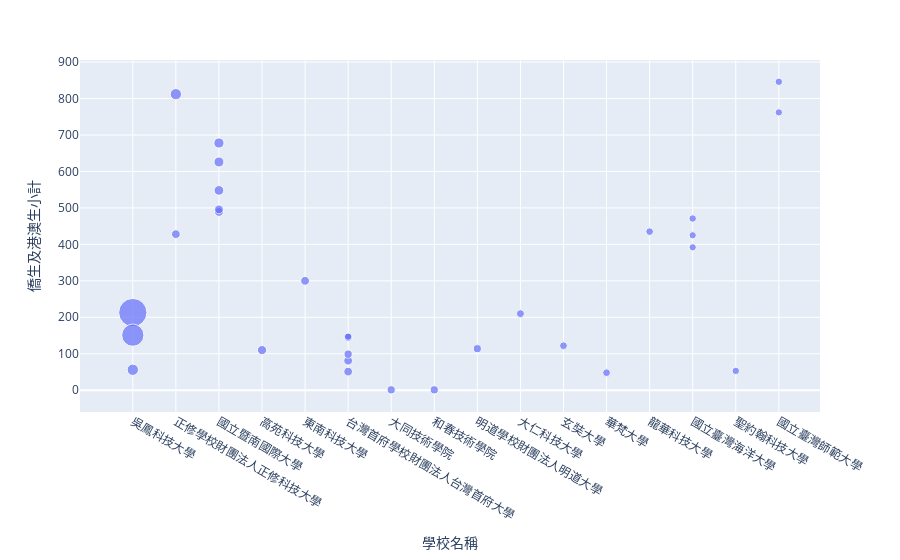

The cell this chart's notebook holds for it:
### Code cell
fig = px.scatter(percentage_of_overseas_students.head(30), x="學校名稱", y="僑生及港澳生小計",
                 size="僑生及港澳生在學校比例")
fig.show()

### Figure 1 — Plotly figure (JSON) as saved in the notebook; plotly's stock layout.template omitted (floating-point values rounded to 4 significant figures)
{"data": [{"hovertemplate": "學校名稱=%{x}<br>僑生及港澳生小計=%{y}<br>僑生及港澳生在學校比例=%{marker.size}<extra></extra>", "legendgroup": "", "marker": {"color": "#636efa", "size": [100, 61.89, 16.05, 15.88, 13.02, 12.52, 11.78, 10.57, 9.82, 9.69, 9.66, 9.54, 9.48, 9.46, 8.47, 8.33, 8.33, 8.29, 8.1, 7.98, 7.65, 7.52, 7.38, 7, 6.97, 6.95, 6.77, 6.69, 6.67, 6.65], "sizemode": "area", "sizeref": 0.25, "symbol": "circle"}, "mode": "markers", "name": "", "orientation": "v", "showlegend": false, "type": "scatter", "x": ["吳鳳科技大學", "吳鳳科技大學", "吳鳳科技大學", "正修學校財團法人正修科技大學", "國立暨南國際大學", "國立暨南國際大學", "國立暨南國際大學", "高苑科技大學", "國立暨南國際大學", "東南科技大學", "國立暨南國際大學", "台灣首府學校財團法人台灣首府大學", "正修學校財團法人正修科技大學", "台灣首府學校財團法人台灣首府大學", "台灣首府學校財團法人台灣首府大學", "大同技術學院", "和春技術學院", "台灣首府學校財團法人台灣首府大學", "明道學校財團法人明道大學", "大仁科技大學", "玄奘大學", "華梵大學", "龍華科技大學", "國立臺灣海洋大學", "聖約翰科技大學", "國立臺灣師範大學", "台灣首府學校財團法人台灣首府大學", "國立臺灣師範大學", "國立臺灣海洋大學", "國立臺灣海洋大學"], "xaxis": "x", "y": [213, 151, 56, 812, 678, 626, 548, 110, 489, 300, 496, 81, 428, 51, 99, 1, 1, 145, 114, 210, 122, 48, 435, 471, 53, 846, 147, 762, 425, 392], "yaxis": "y"}], "layout": {"legend": {"itemsizing": "constant", "tracegroupgap": 0}, "margin": {"t": 60}, "xaxis": {"anchor": "y", "domain": [0, 1], "title": {"text": "學校名稱"}}, "yaxis": {"anchor": "x", "domain": [0, 1], "title": {"text": "僑生及港澳生小計"}}}}
